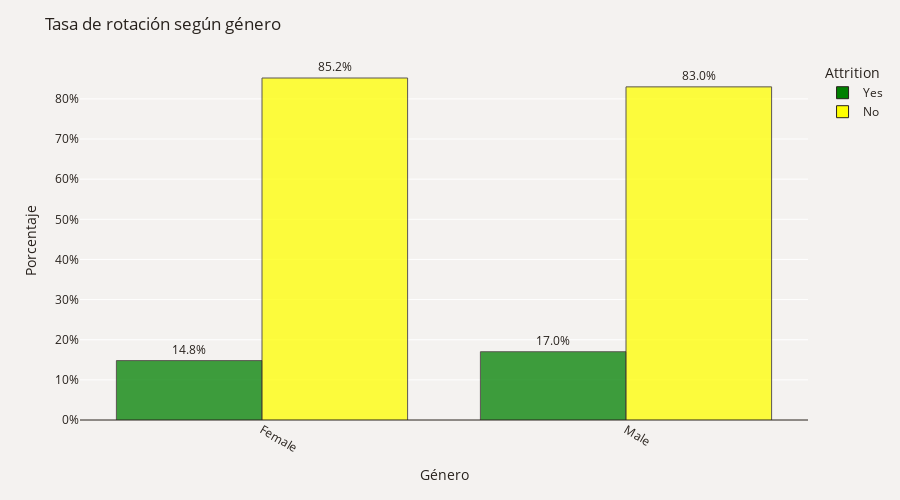

Source (notebook cell):
### Code cell
plot_df = attrition.groupby(['Gender'])['Attrition'].value_counts(normalize=True)
plot_df = plot_df.mul(100).rename('Percent').reset_index()
figsex = px.bar(plot_df, x="Gender", y="Percent", color="Attrition", barmode="group",
            text='Percent', opacity=.75, category_orders={'Attrition': ['Yes', 'No']},
            color_discrete_map={'Yes': 'Green','No': 'Yellow'}) 
figsex.update_traces(texttemplate='%{text:.3s}%', textposition='outside',
                  marker_line=dict(width=1, color='#28221D'),  width=.4)
figsex.update_layout(title_text='Tasa de rotación según género', yaxis_ticksuffix = '%',
                  paper_bgcolor='#F4F2F0', plot_bgcolor='#F4F2F0',font_color='#28221D',
                  height=500, xaxis=dict(tickangle=30), )
figsex.update_xaxes(showticklabels=True,tickangle=30,col=2)
figsex.update_yaxes(title = "", zeroline=True, zerolinewidth=1, zerolinecolor='#28221D')
figsex.update_layout(xaxis_title="Género", yaxis_title="Porcentaje")
figsex.show()

### Figure 1 — Plotly figure (JSON) as saved in the notebook; plotly's stock layout.template omitted (floating-point values rounded to 4 significant figures)
{"data": [{"alignmentgroup": "True", "hovertemplate": "Attrition=Yes<br>Gender=%{x}<br>Percent=%{text}<extra></extra>", "legendgroup": "Yes", "marker": {"color": "Green", "line": {"color": "#28221D", "width": 1}, "opacity": 0.75, "pattern": {"shape": ""}}, "name": "Yes", "offsetgroup": "Yes", "orientation": "v", "showlegend": true, "text": [14.8, 17.01], "textposition": "outside", "texttemplate": "%{text:.3s}%", "type": "bar", "width": 0.4, "x": ["Female", "Male"], "xaxis": "x", "y": [14.8, 17.01], "yaxis": "y"}, {"alignmentgroup": "True", "hovertemplate": "Attrition=No<br>Gender=%{x}<br>Percent=%{text}<extra></extra>", "legendgroup": "No", "marker": {"color": "Yellow", "line": {"color": "#28221D", "width": 1}, "opacity": 0.75, "pattern": {"shape": ""}}, "name": "No", "offsetgroup": "No", "orientation": "v", "showlegend": true, "text": [85.2, 82.99], "textposition": "outside", "texttemplate": "%{text:.3s}%", "type": "bar", "width": 0.4, "x": ["Female", "Male"], "xaxis": "x", "y": [85.2, 82.99], "yaxis": "y"}], "layout": {"barmode": "group", "font": {"color": "#28221D"}, "height": 500, "legend": {"title": {"text": "Attrition"}, "tracegroupgap": 0}, "margin": {"t": 60}, "paper_bgcolor": "#F4F2F0", "plot_bgcolor": "#F4F2F0", "title": {"text": "Tasa de rotación según género"}, "xaxis": {"anchor": "y", "domain": [0, 1], "tickangle": 30, "title": {"text": "Género"}}, "yaxis": {"anchor": "x", "domain": [0, 1], "ticksuffix": "%", "title": {"text": "Porcentaje"}, "zeroline": true, "zerolinecolor": "#28221D", "zerolinewidth": 1}}}
